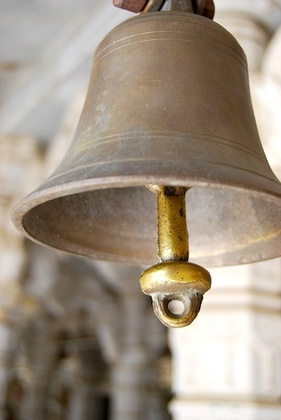
%> input picture DIP/Assignment1/Images/bell.jpg, 281 x 420 px, shrunk from 343 x 512 before the run
$ octave Question4_HighboostFilter.m   (GNU Octave 9; MATLAB toolbox functions it lacks are replaced by stand-ins)
%> lines starting %> are read from the running program, lines starting %| are printed output that depends on the picture
clear all;
close all; clc;

Path='D:\MS CSE\Assignments\DIP\assignment1\assigment1\bell.jpg';
sImg=imread(Path);
%> sImg is the input picture: size 420x281x3 uint8; mean R, G, B 158.7, 145.6, 129.7

% Different value for weight A
A1=1;
A2=1.5;
A3=1.8;
A4=2;

% Different masks 3*3 and 5*5 for smoothing
SMask1=int16(ones(3,3));
SMask2=int16(ones(5,5));

[i j]=size(sImg);
%> i = 420; j = 843

SmoothImg1=sImg;
SmoothImg2=sImg;
HBImage1=sImg;
HBImage2=sImg;
HBImage3=sImg;
HBImage4=sImg;
HBImage5=sImg;

sImg=int16(sImg);
%> sImg: size 420x281x3 int16
SmoothImg1=int16(SmoothImg1);
SmoothImg2=int16(SmoothImg2);
HBImage1=int16(HBImage1);
HBImage2=int16(HBImage2);
HBImage3=int16(HBImage3);
HBImage4=int16(HBImage4);
HBImage5=int16(HBImage5);


for p=2:i-1
    for q=2:j-1
         SmoothImg1(p,q)=(1/9)*sum(sum(SMask1.*sImg(p-1:p+1,q-1:q+1)));
    end
end

for p=3:i-2
    for q=3:j-2
         SmoothImg2(p,q)=(1/25)*sum(sum(SMask2.*sImg(p-2:p+2,q-2:q+2)));
    end
end
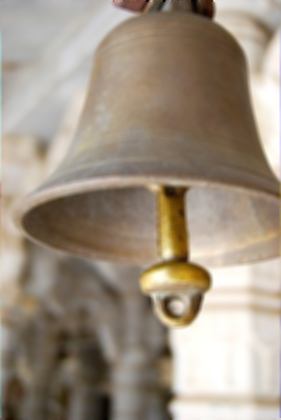
%> SmoothImg2: size 420x281x3 int16; mean R, G, B 158.6, 145.6, 129.7; mean of the top-left, top-right, bottom-left and bottom-right quarters 169, 122.1, 103.7, 183.6

% SmoothImg1 and SmoothImg2 are smooth images after applying filter

% Compute Fs
SharpImg1=sImg-SmoothImg1;
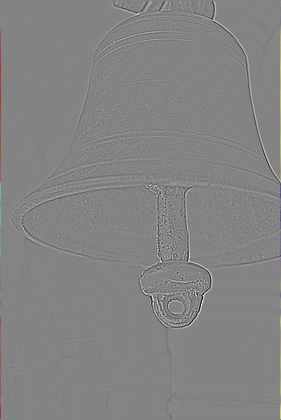
%> SharpImg1: size 420x281x3 int16; mean R, G, B 0, 0, 0; drawn with min black and max white
SharpImg1=sImg+SharpImg1;
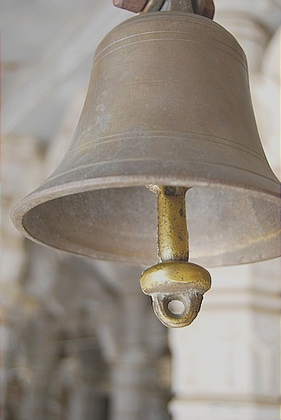
%> SharpImg1: size 420x281x3 int16; mean R, G, B 158.7, 145.6, 129.6; drawn with min black and max white
SharpImg2=sImg-SmoothImg2;
SharpImg2=sImg+SharpImg2;

% Applying formula  Fhb=(A-1)F+ Fs  for different values of A

HBImg1=(A1-1)*sImg+SharpImg1;
HBImg2=(A1-1)*sImg+SharpImg2;

HBImg3=(A2-1)*sImg+SharpImg1;
HBImg4=(A3-1)*sImg+SharpImg1;
HBImg5=uint8((A4-1)*int16(sImg)+SharpImg1);
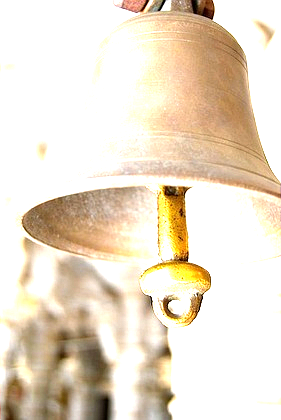
%> HBImg5: size 420x281x3 uint8; mean R, G, B 235, 222.1, 203.1

sImg=uint8(sImg);
HBImg1=uint8(HBImg1);
HBImg2=uint8(HBImg2);
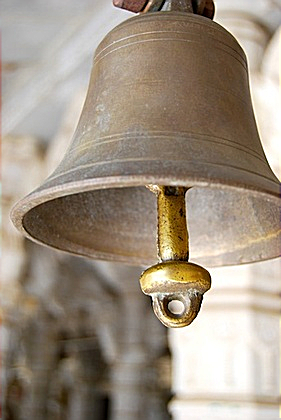
%> HBImg2: size 420x281x3 uint8; mean R, G, B 158.6, 145.5, 129.7; mean of the top-left, top-right, bottom-left and bottom-right quarters 168.7, 122.2, 103.6, 183.7
HBImg3=uint8(HBImg3);
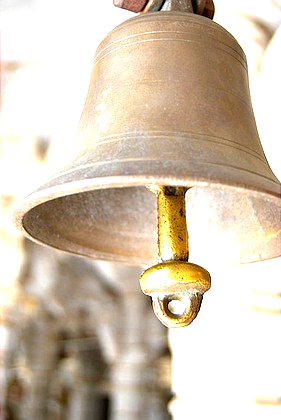
%> HBImg3: size 420x281x3 uint8; mean R, G, B 211.6, 196.9, 177.6
HBImg4=uint8(HBImg4);
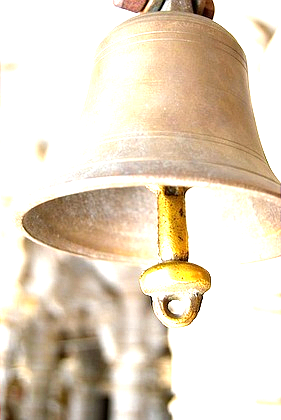
%> HBImg4: size 420x281x3 uint8; mean R, G, B 227.3, 213.6, 194.3
HBImg5=uint8(HBImg5);

% Displaying Result
subplot(2,3,1),imshow(sImg),title('Original Image');
subplot(2,3,2),imshow(HBImg1),title('HighBoost with smooth mask window size 5*5 A=1');
subplot(2,3,3),imshow(HBImg2),title('HighBoost with smooth mask window size 3*3 A=1');
subplot(2,3,4),imshow(HBImg3),title('HighBoost with A=1.5');
subplot(2,3,5),imshow(HBImg4),title('HighBoost with A=1.8');
subplot(2,3,6),imshow(HBImg5),title('HighBoost with A=2');

$ run again, with DIP/Assignment1/Images/spot1-diff1.jpg copied over DIP/Assignment1/Images/bell.jpg
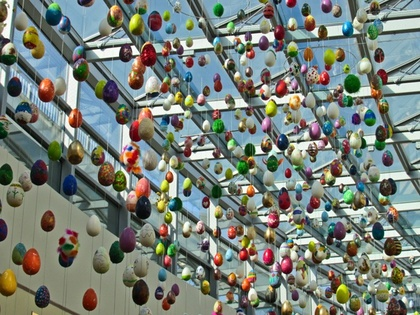
%> input picture DIP/Assignment1/Images/spot1-diff1.jpg, 420 x 315 px, shrunk from 600 x 450 before the run
%> sImg is the input picture: size 315x420x3 uint8; mean R, G, B 119.7, 128.2, 120.1
%> sImg: size 315x420x3 int16
%> after the loop `for p=3:i-2`:
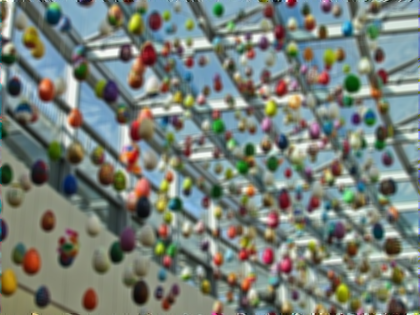
%> SmoothImg2: size 315x420x3 int16; mean R, G, B 119.6, 128.2, 120.2
%> `HBImg4=uint8(HBImg4);`:
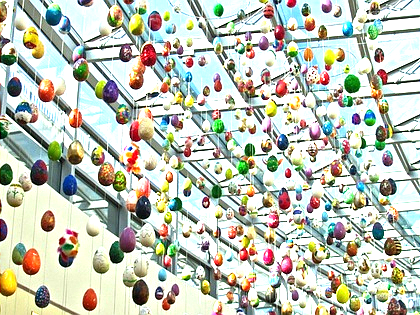
%> HBImg4: size 315x420x3 uint8; mean R, G, B 191.8, 196.5, 182.1
